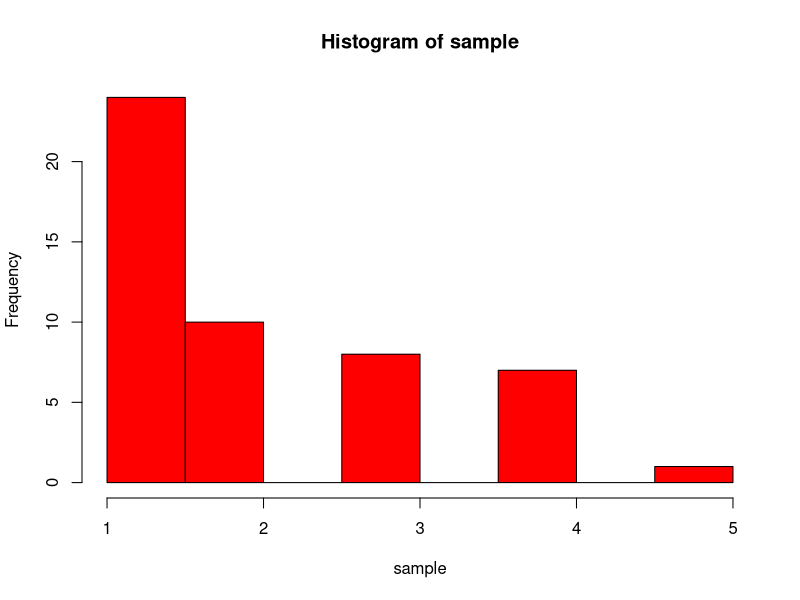

The R script that drew this image:
n<-50
p<-0.5
q<-1-p

u<-runif(n)

sample<-as.integer((log(u)/log(q)))+1

cat("Mean: ",mean(sample),"\n")
cat("Variance: ",var(sample),"\n")

png("que1.png")
hist(sample,col="red",plot=TRUE)

